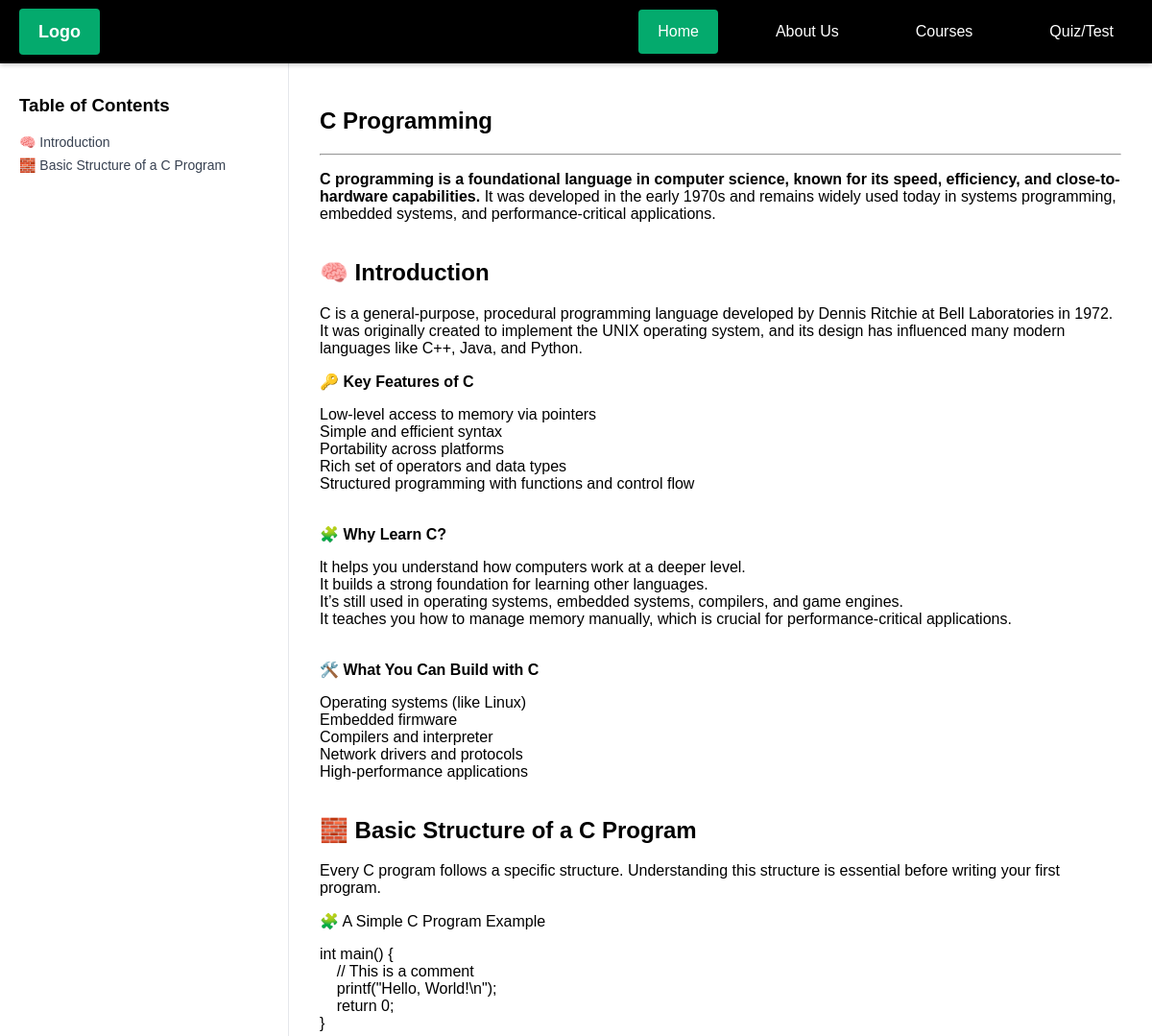
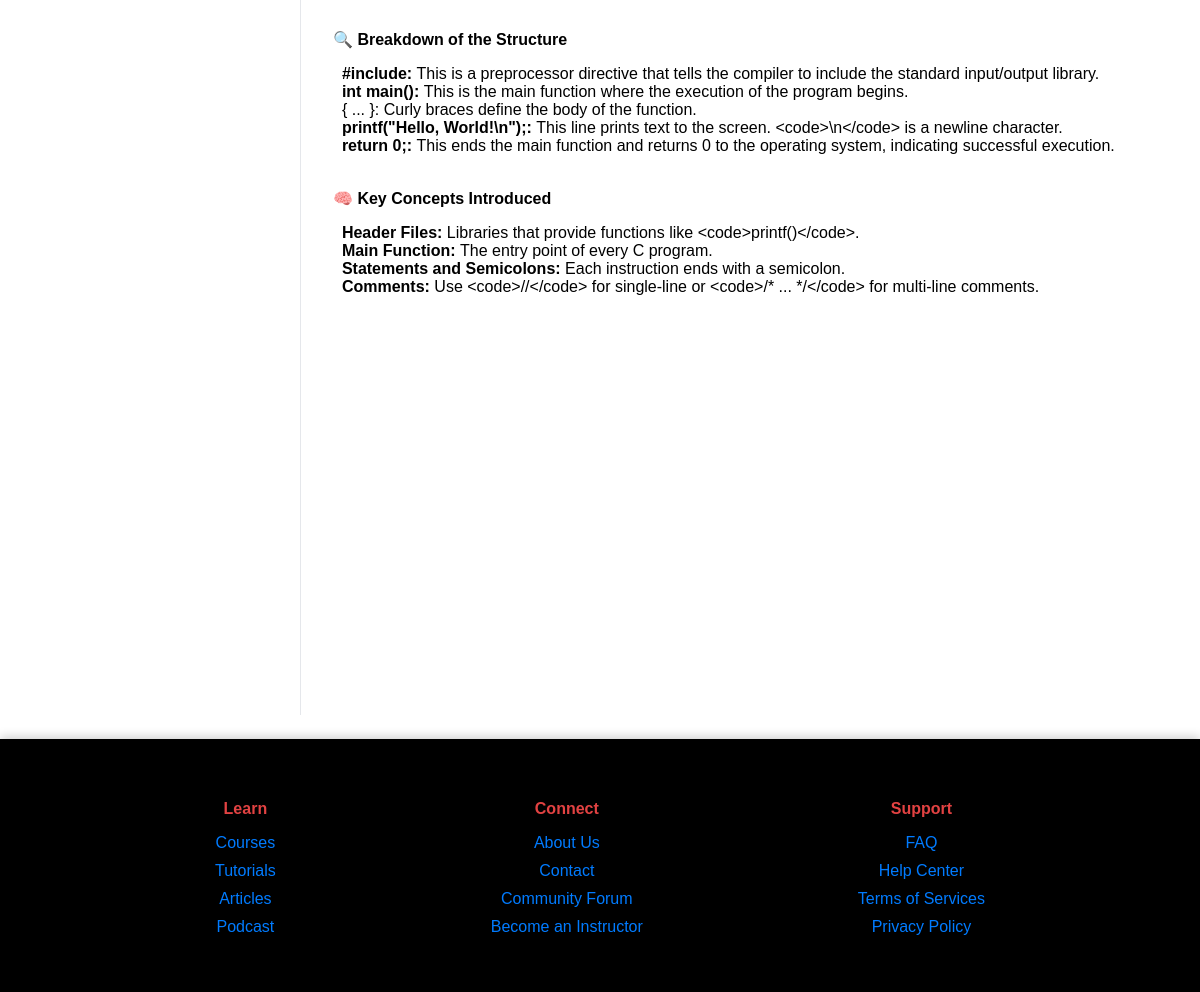
The app's page /course/c-programming/ with its own data (2 pictures, top to bottom).
### eduzone/models.py (models this page shows, shortened)
class PageCourse(models.Model):
    title = models.CharField(max_length=200)
    slug = AutoSlugField(populate_from='title', unique=True)
    rating = models.IntegerField()
    image = models.CharField(max_length=255, help_text="Path to image in static folder, e.g., 'images/courses/python.png'")
    content = CKEditor5Field(config_name='extends')

### eduzone/views.py (the view)
# urls.py: path('course/<slug:slug>/', views.course_detail_view, name='course_detail'),
def course_detail_view(request, slug):
    course = get_object_or_404(PageCourse, slug=slug)
    return render(request, 'course_detail.html', {'course': course})

### templates/course_detail.html (shortened to what this page needs)
{% load static %}
<!DOCTYPE html>
<html lang="en">
<head>
    <link rel="stylesheet" href="{% static 'nav.css' %}">
    <link rel="stylesheet" href="{% static 'course_detail.css' %}">
</head>
<body>
    {% include 'navbar.html' %}
    <div class="docs-wrapper">
        <nav class="docs-sidebar" id="sidebar">
            <h3>Table of Contents</h3>
            <ul id="toc"></ul>
        </nav>
        <main class="docs-content" id="scroll-container">
            <article>
                <h1>{{ course.title }}</h1>
                <hr>
                <div class="content-body" id="content">
                    {{ course.content|safe }}
                </div>
            </article>
        </main>
    </div>
    {% include 'footer.html' %}
</body>
</html>

### static/nav.css (style rules this page uses)
body { margin: 0; font-family: Arial, sans-serif; padding-top: 60px; }

### static/course_detail.css (style rules this page uses)
.docs-wrapper { display: flex; min-height: 100vh; }
.docs-sidebar { width: 260px; padding: 20px; border-right: 1px solid #e5e7eb; position: sticky; top: 0; height: 100vh; overflow-y: auto; background: #fff; transition: transform 0.3s ease-in-out; }
.docs-sidebar ul { list-style: none; padding: 0; }
.docs-content { flex: 1; height: 100vh; overflow-y: auto; padding: 32px; }

### static/footer.css (style rules this page uses)
body { display: flex; flex-direction: column; min-height: 100vh; margin: 0; }
main, .content-wrapper { flex: 1; }

### records on screen
PageCourse: title "C Programming", content "C programming is a foundational language in computer science, known for its speed, efficiency, and close-to-hardware capabilities. It was developed in the early 1970s and remains widely used today in systems programming, embedded systems, and performance-critical applications. 🧠 Introduction C is a general-purpose, procedural programming language developed by Dennis Ritchie at Bell Laboratories in 1972. It was originally created to implement the UNIX operating system, and its design has influenced many modern languages like C++, Java, and Python. 🔑 Key Features of C Low-level access to memory via pointers Simple and efficient syntax Portability across platforms Rich set of operators and…"
